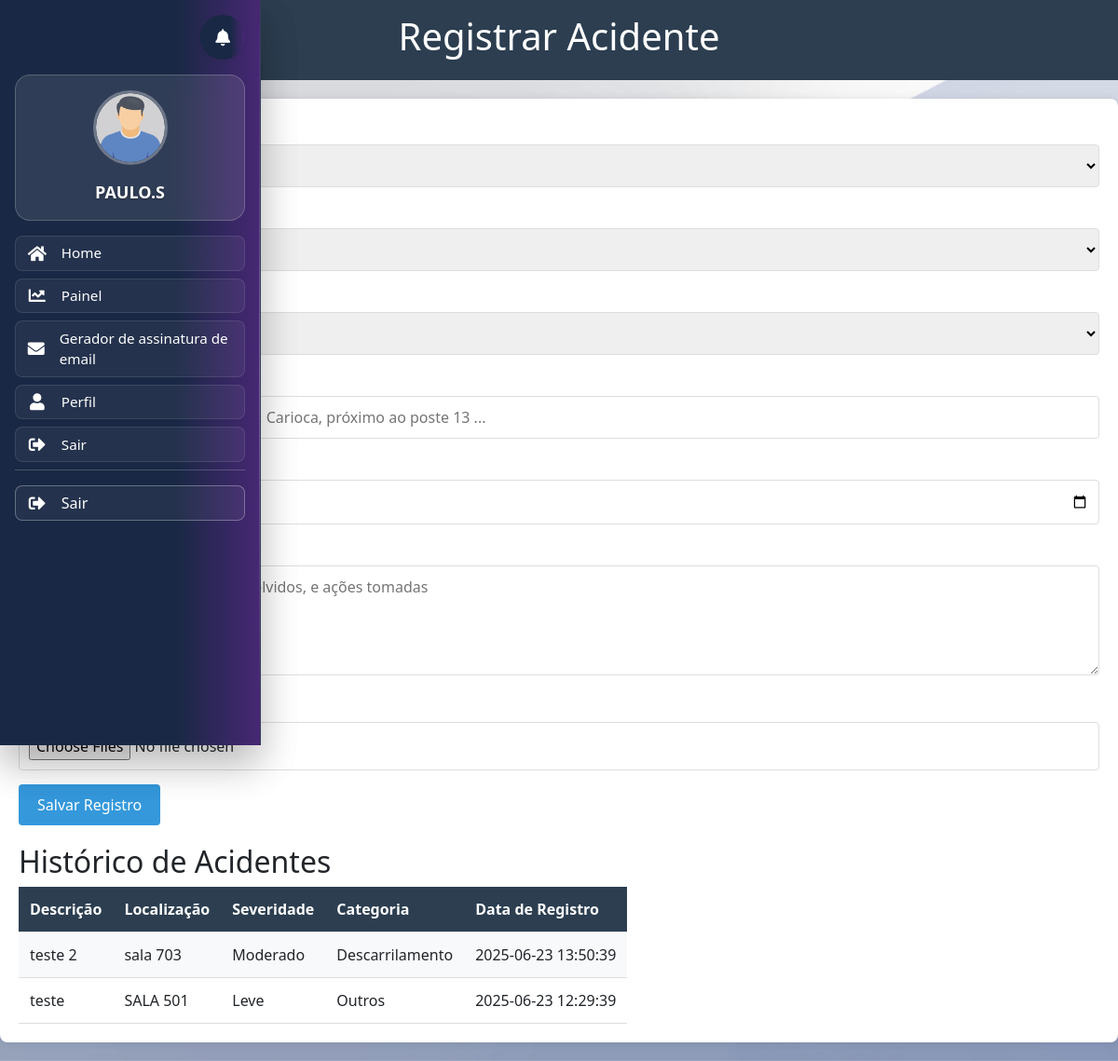
The page /reportacidentes.php (signed in) on the database as committed earlier.
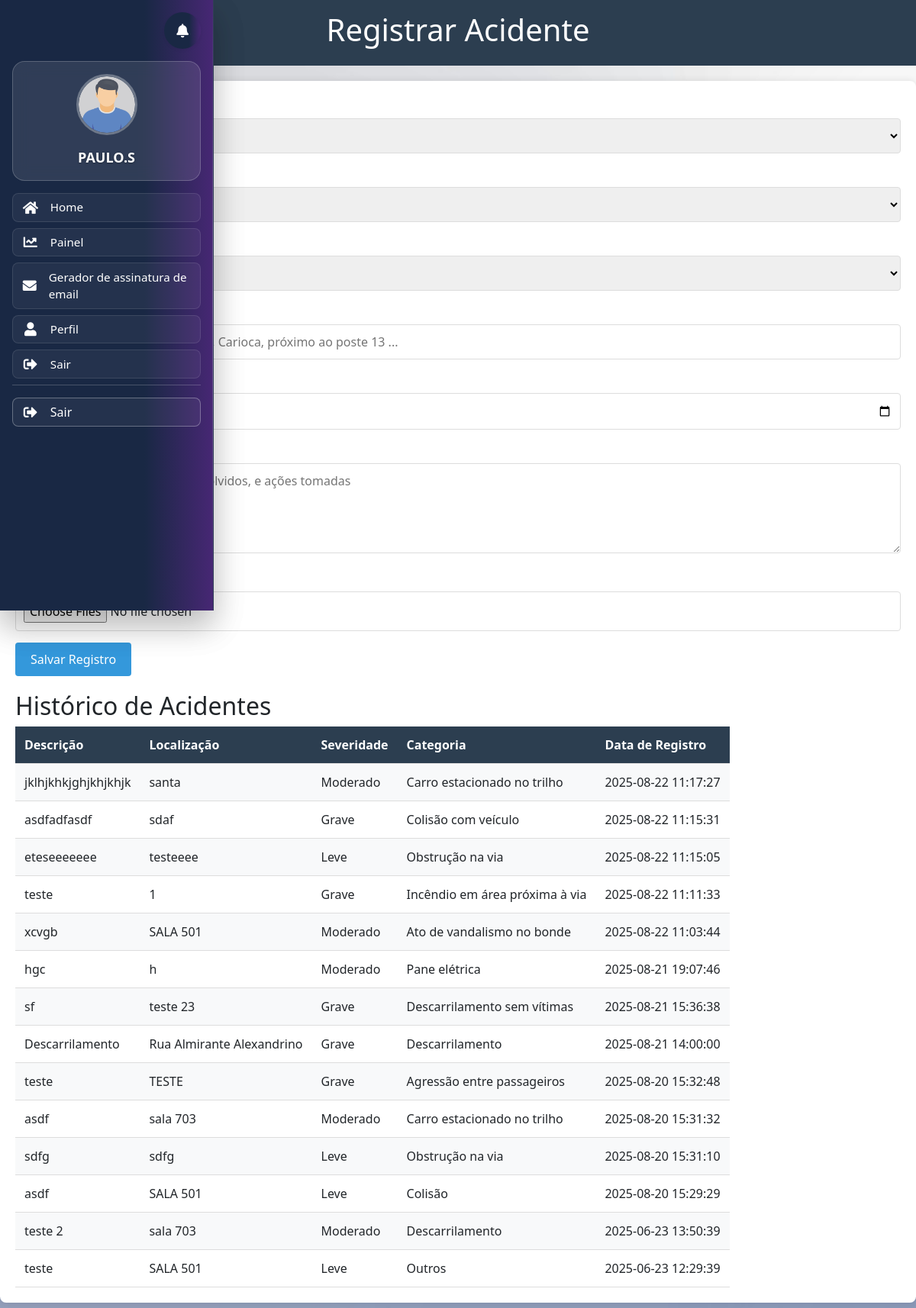
The same page on the database as committed later.
### tables this page shows
CREATE TABLE `acidentes` (
  `id` int(11) NOT NULL,
  `data` date NOT NULL,
  `descricao` text NOT NULL,
  `localizacao` varchar(255) DEFAULT NULL,
  `usuario` varchar(100) NOT NULL,
  `severidade` varchar(50) NOT NULL,
  `categoria` varchar(100) NOT NULL,
  `data_registro` datetime NOT NULL DEFAULT current_timestamp(),
  `cor` varchar(50) NOT NULL DEFAULT '',
  `status` varchar(20) NOT NULL DEFAULT 'em andamento'
);

### reportacidentes.php (the view, shortened to what the changed rows need)
<?php
include 'header.php';
$host = 'localhost';
$user = 'root';
$password = '';
$dbname = 'gm_sicbd';
$conn = new mysqli($host, $user, $password, $dbname);
include 'header.php';
$sql = "SELECT descricao, localizacao, severidade, categoria, usuario, cor, data_registro FROM acidentes ORDER BY data_registro DESC";
$result = $conn->query($sql);
$temDados = ($result instanceof mysqli_result && $result->num_rows > 0);
$colorClasses = [
    'Verde' => 'severity-green',
    'Amarelo' => 'severity-yellow',
    'Vermelho' => 'severity-red',
    'Amarelo/Vermelho' => 'severity-yellow-red'
];
function getSeverityClass($cor, $colorClasses) {
    return isset($colorClasses[$cor]) ? $colorClasses[$cor] : '';
}
?>
<!DOCTYPE html>
<html lang="pt-BR">
<head>
</head>
<body>
    <div class="header">
        <h1>Registrar Acidente</h1>
    </div>
    <div class="container">
               <div class="accidents-table">
                <h2>Histórico de Acidentes</h2>
                <?php if ($temDados): ?>
                    <table>
                        <tr>
                            <th>Descrição</th>
                            <th>Localização</th>
                            <th>Severidade</th>
                            <th>Categoria</th>
                            <th>Data de Registro</th>
                        </tr>
                        <?php while ($row = $result->fetch_assoc()): ?>
                            <tr>
                                <td><?= htmlspecialchars($row['descricao']) ?></td>
                                <td><?= htmlspecialchars($row['localizacao']) ?></td>
                                <td class="<?= getSeverityClass($row['cor'], $colorClasses) ?>">
                                    <?= htmlspecialchars($row['severidade']) ?>
                                </td>
                                <td><?= htmlspecialchars($row['categoria']) ?></td>
                                <td><?= htmlspecialchars($row['data_registro']) ?></td>
                            </tr>
                        <?php endwhile; ?>
                    </table>
                <?php else: ?>
                    <div class="no-data">Nenhum acidente registrado.</div>
                <?php endif; ?>
            </div>
    </div>
</body>
</html>

### header.php (shortened to what the changed rows need)
<?php
try {
    $setor = $_SESSION['setor'];
    $menuItens = [];
    switch ($setor) {
        case 'financeiro':
            $menuItens = [
                ['link' => 'homefinanceiro.php', 'nome' => 'Home', 'icon' => 'home'],
                ['link' => 'painelfinanceiro.php', 'nome' => 'Painel', 'icon' => 'chart-line'],
                ['link' => 'rh.php', 'nome' => 'Gerador de assinatura de email', 'icon' => 'envelope'],
                ['link' => 'perfil.php', 'nome' => 'Perfil', 'icon' => 'user'],
                ['link' => 'sair.php', 'nome' => 'Sair', 'icon' => 'sign-out-alt'],
            ];
            break;
    }
} catch (PDOException $e) {
    die("Erro ao acessar as informações do usuário: " . $e->getMessage());
}
?>
<!DOCTYPE html>
<html lang="pt-br">
<head>
    <link rel="stylesheet" href="src/style/lateral-menu.css">
    <link rel="stylesheet" href="src/style/sino.css">
    <link rel="stylesheet" href="src/style/modal-perfil.css">
    <link rel="stylesheet" href="https://stackpath.bootstrapcdn.com/bootstrap/4.5.2/css/bootstrap.min.css">
    <link rel="stylesheet" href="https://cdnjs.cloudflare.com/ajax/libs/font-awesome/5.15.3/css/all.min.css">
    <link rel="stylesheet" href="https://cdnjs.cloudflare.com/ajax/libs/font-awesome/5.15.4/css/all.min.css">
</head>
<body>
    <div class="wrapper">
        <nav id="sidebar" class="active">
            <ul class="list-unstyled components">
                <?php foreach ($menuItens as $item): ?>
                    <li>
                        <a href="<?= htmlspecialchars($item['link']) ?>">
                            <i class="fa fa-<?= htmlspecialchars($item['icon']) ?>"></i>
                            <span class="menu-text"><?= htmlspecialchars($item['nome']) ?></span>
                        </a>
                    </li>
                <?php endforeach; ?>
            </ul>
        </nav>
    </div>
</body>
</html>

Rows that differ between the two databases and show on the page:
added acidentes: descricao "jklhjkhkjghjkhjkhjk", localizacao "santa", severidade "Moderado", categoria "Carro estacionado no trilho", data_registro "2025-08-22 11:17:27"
added acidentes: descricao "asdfadfasdf", localizacao "sdaf", severidade "Grave", categoria "Colisão com veículo", data_registro "2025-08-22 11:15:31"
added acidentes: descricao "eteseeeeeee", localizacao "testeeee", severidade "Leve", categoria "Obstrução na via", data_registro "2025-08-22 11:15:05"
added acidentes: descricao "teste", localizacao "1", severidade "Grave", categoria "Incêndio em área próxima à via", data_registro "2025-08-22 11:11:33"
added acidentes: descricao "xcvgb", localizacao "SALA 501", severidade "Moderado", categoria "Ato de vandalismo no bonde", data_registro "2025-08-22 11:03:44"
added acidentes: descricao "hgc", localizacao "h", severidade "Moderado", categoria "Pane elétrica", data_registro "2025-08-21 19:07:46"
added acidentes: descricao "sf", localizacao "teste 23", severidade "Grave", categoria "Descarrilamento sem vítimas", data_registro "2025-08-21 15:36:38"
added acidentes: descricao "Descarrilamento", localizacao "Rua Almirante Alexandrino", severidade "Grave", categoria "Descarrilamento", data_registro "2025-08-21 14:00:00"
added acidentes: descricao "teste", localizacao "TESTE", severidade "Grave", categoria "Agressão entre passageiros", data_registro "2025-08-20 15:32:48"
added acidentes: descricao "asdf", localizacao "sala 703", severidade "Moderado", categoria "Carro estacionado no trilho", data_registro "2025-08-20 15:31:32"
added acidentes: descricao "sdfg", localizacao "sdfg", severidade "Leve", categoria "Obstrução na via", data_registro "2025-08-20 15:31:10"
added acidentes: descricao "asdf", localizacao "SALA 501", severidade "Leve", categoria "Colisão", data_registro "2025-08-20 15:29:29"
